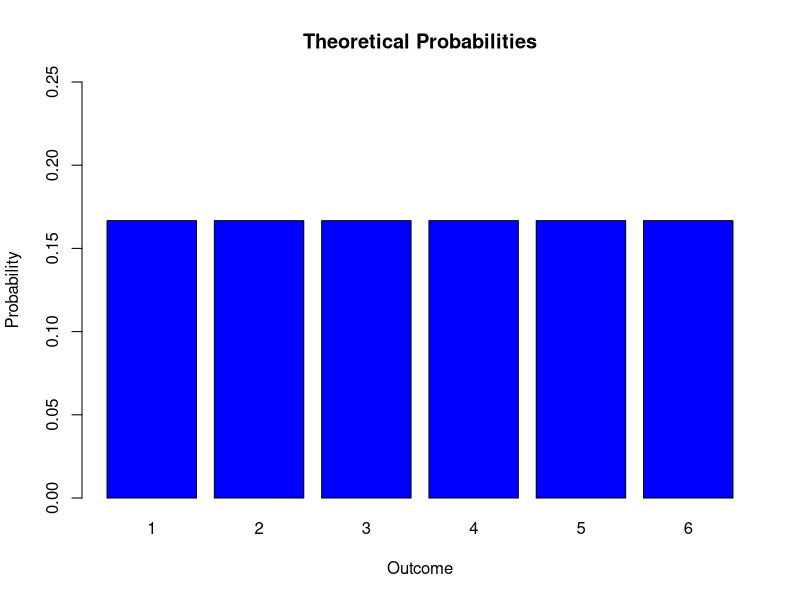
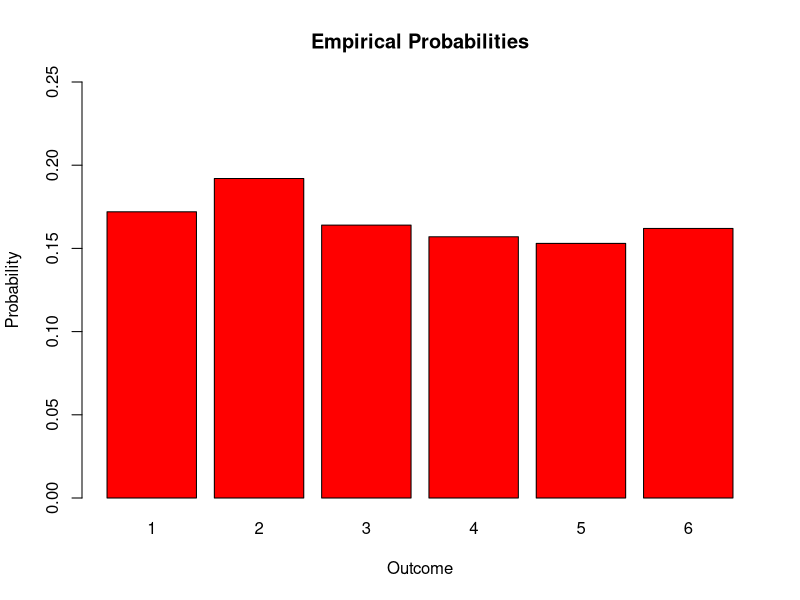
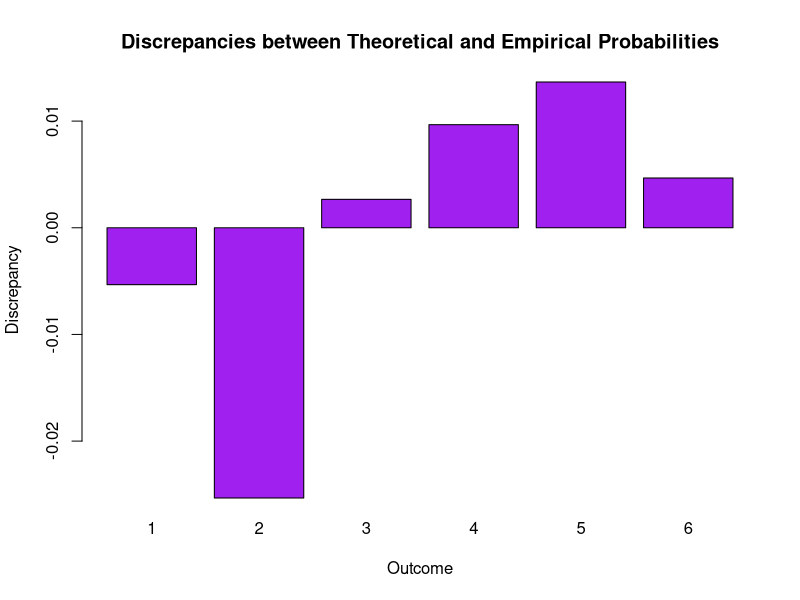

Generate these figures, in order, with R:
# Step 1: Theoretical Probabilities
# For a fair six-sided die, the theoretical probability for each outcome is 1/6.
theoretical_probabilities <- rep(1/6, 6)

# Step 2: Random Number Generation
# Generate 1000 random outcomes from a fair six-sided die
set.seed(42)  # Set seed for reproducibility
simulated_rolls <- sample(1:6, size = 1000, replace = TRUE)

# Step 3: Simulations
# Calculate the empirical probabilities from the simulated data
empirical_probabilities <- table(simulated_rolls) / length(simulated_rolls)

# Step 4: Visualization
# Plot theoretical probabilities
barplot(theoretical_probabilities, names.arg = 1:6, ylim = c(0, 0.25), col = "blue", 
        main = "Theoretical Probabilities", xlab = "Outcome", ylab = "Probability")

# Plot empirical probabilities
barplot(empirical_probabilities, names.arg = 1:6, ylim = c(0, 0.25), col = "red", 
        main = "Empirical Probabilities", xlab = "Outcome", ylab = "Probability")

# Step 5: Analysis
# You can use summary statistics to compare theoretical and empirical probabilities
print("Empirical Probabilities:")
print(empirical_probabilities)

# Calculate discrepancies between theoretical and empirical probabilities
discrepancies <- theoretical_probabilities - empirical_probabilities
print("Discrepancies:")
print(discrepancies)

# Step 6: Conclusion
# A basic conclusion could be made as follows:
if (all(abs(discrepancies) < 0.05)) {
  message("Empirical probabilities are in line with theoretical probabilities.")
} else {
  message("Empirical probabilities deviate significantly from theoretical probabilities. Consider a larger sample size.")
}

# Additional analysis: Plot discrepancies to visualize deviations
barplot(discrepancies, names.arg = 1:6, col = "purple", 
        main = "Discrepancies between Theoretical and Empirical Probabilities", 
        xlab = "Outcome", ylab = "Discrepancy")
